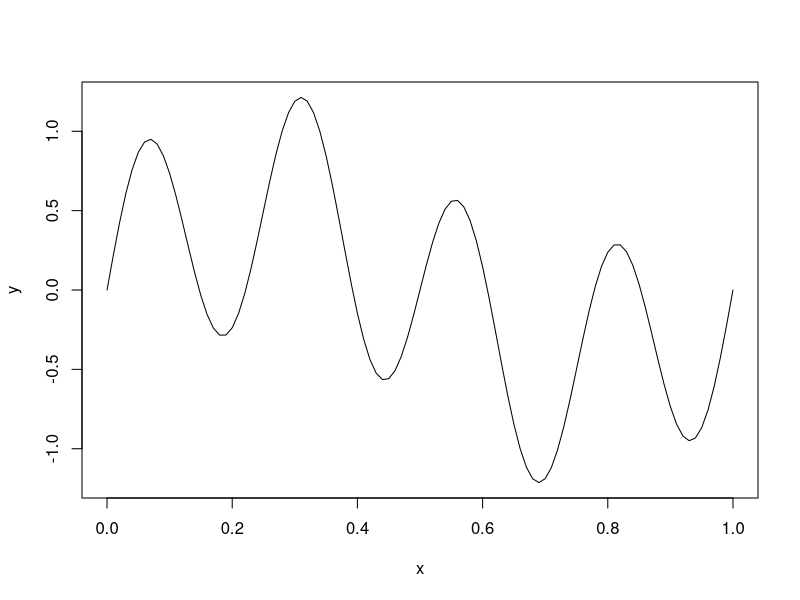

Write the R code that produced this figure.
## ---- chunk 1
x <- seq(from=0, to=1, by=0.01);
f1 <- 0.5; f4 <- 0.75;
y <- f1*sin(2*pi*x) + f4*sin(2*pi*4*x)
plot(x, y, type="l");
